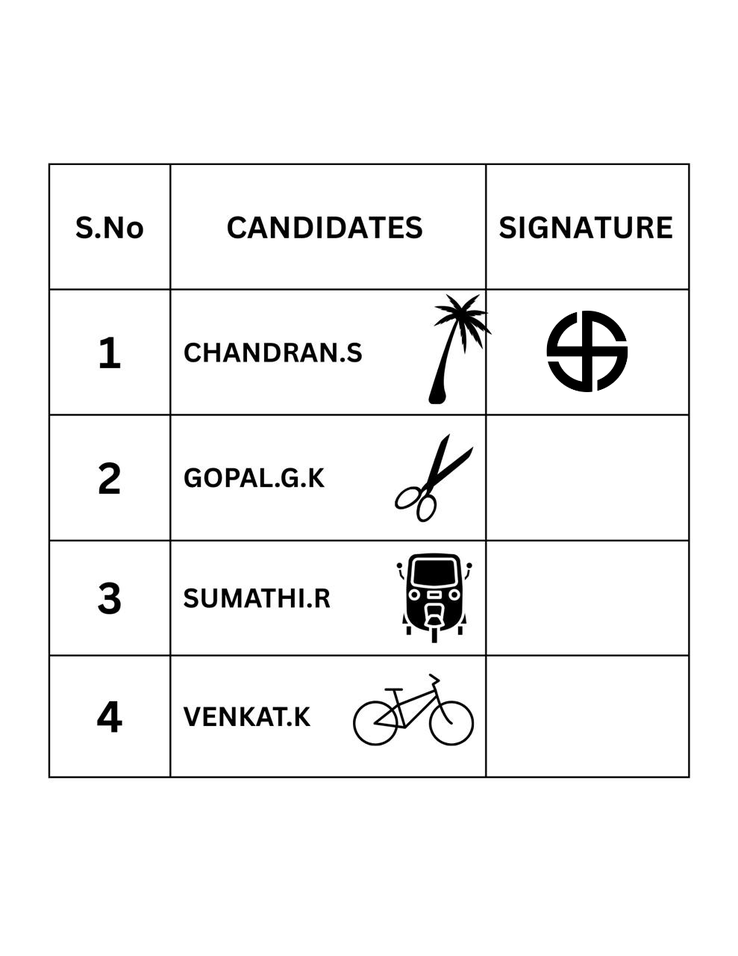
#> input picture polled_pic.png, 738 x 956 px, shrunk from 989 x 1280 before the run, given in place of polled_pic.jpg, which was not available
$ jupyter execute main.ipynb
#> lines starting #> are read from the running program, lines starting #| are printed output that depends on the picture; after the words box and inside, x2 and y2 are one past the last pixel; in counts of white or black regions, pixels touching at a corner belong together
[cell 1]
import cv2
import numpy as np

[cell 2]
# loading the image
image = cv2.imread('polled_pic.jpg')
#> image is the input picture: shape (956, 738, 3); min 0, max 255, mean 243.2

[cell 3]
#detect the edges
edges = cv2.Canny(image,100,200)
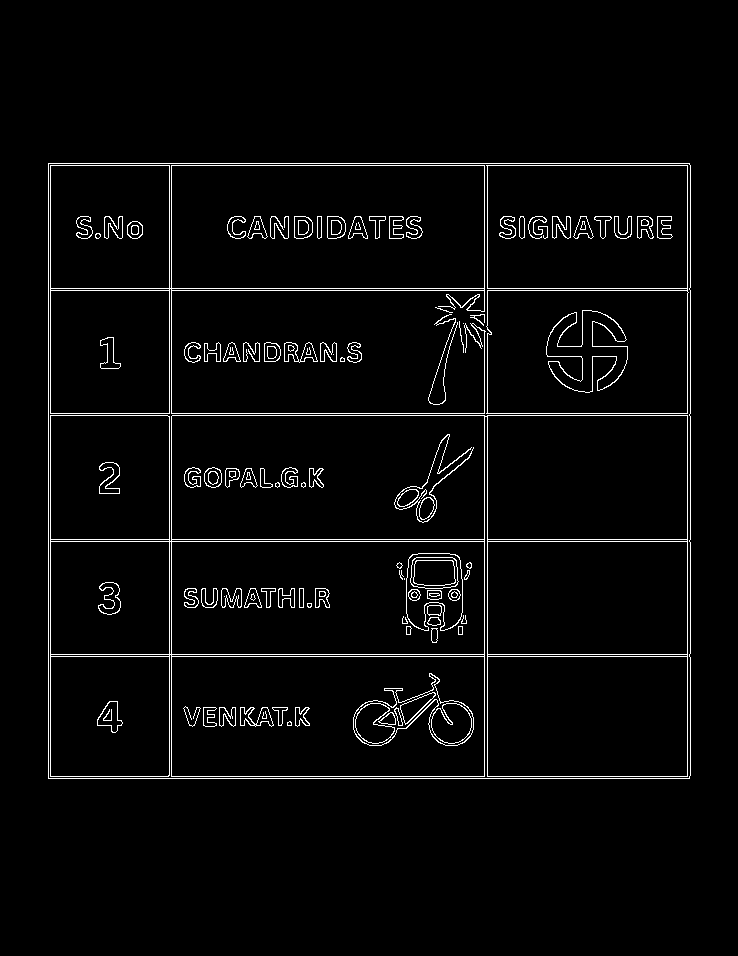
#> edges: shape (956, 738); 3.2% white in thin lines or dots, all inside (x1, y1, x2, y2) = (48, 163, 691, 779)


$ run again, with seal_symbol2.png copied over polled_pic.png
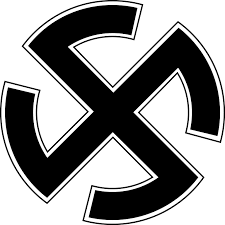
#> input picture seal_symbol2.png, 225 x 225 px, given in place of polled_pic.jpg, which was not available
#> image is the input picture: shape (225, 225, 3); min 0, max 255, mean 143.5
#> `edges = cv2.Canny(image,100,200)`:
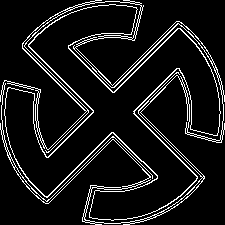
#> edges: shape (225, 225); 9.1% white in thin lines or dots
